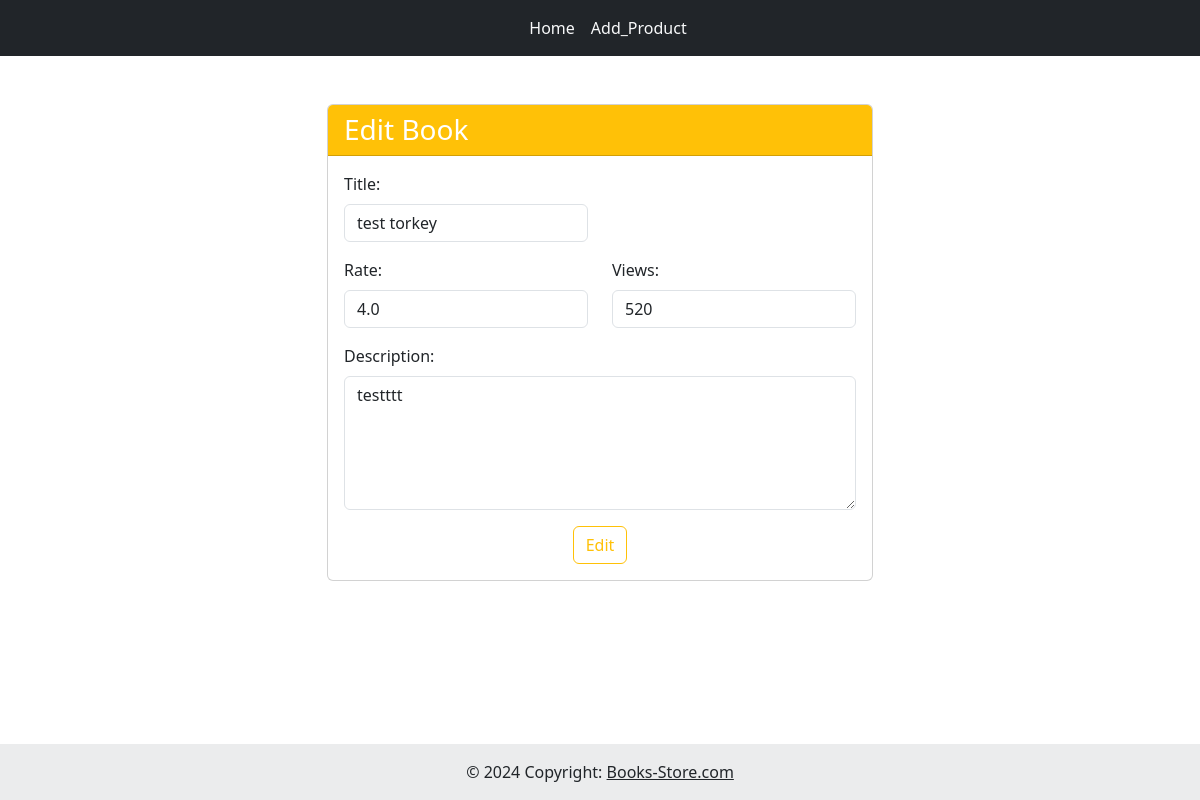
Page /update/5 on the committed database.
### home/models.py (models this page shows)
class Book(models.Model):
    title = models.CharField(max_length=255)
    description = models.TextField()
    rate = models.FloatField(null=True)
    views = models.IntegerField(null=True)

### home/views.py (the view, shortened to what this page needs)
# urls.py: path('update/<int:book_id>', update_book, name='update-book'),
def update_book(request, book_id):
    book = Book.objects.get(id=book_id)
    return render(request, 'books/edit_book.html', context={'book': book})

### home/templates/books/edit_book.html (shortened to what this page needs)
{% extends 'main/main_layout.html' %}
{% block content %}
    <div class="container mt-5">
        <div class="row justify-content-center">
            <div class="col-lg-6">
                <div class="card">
                    <div class="card-header bg-warning text-white">
                        <h3 class="mb-0">Edit Book</h3>
                    </div>
                    <div class="card-body">
                        <form method="post">
                            <div class="row mb-3">
                                <div class="col-md-6">
                                    <label for="title" class="form-label">Title:</label>
                                    <input type="text" class="form-control" id="title" name="title" value="{{ book.title }}">
                                </div>
                            </div>
                            <div class="row mb-3">
                                <div class="col-md-6">
                                    <label for="rate" class="form-label">Rate:</label>
                                    <input type="number" class="form-control" id="rate" name="rate" value="{{ book.rate }}">
                                </div>
                                <div class="col-md-6">
                                    <label for="views" class="form-label">Views:</label>
                                    <input type="number" class="form-control" id="views" name="views" value="{{ book.views }}">
                                </div>
                            </div>
                            <div class="row mb-3">
                                <div class="col-md-12">
                                    <label for="description" class="form-label">Description:</label>
                                    <textarea class="form-control" id="description" name="description" rows="5">{{ book.description }}</textarea>
                                </div>
                            </div>
                            <div class="text-center">
                                <button type="submit" class="btn btn-outline-warning">Edit</button>
                            </div>
                        </form>
                    </div>
                </div>
            </div>
        </div>
    </div>
{% endblock %}

### rows in the picture
Book: title "test torkey", rate "4.0", views "520", description "testttt"
